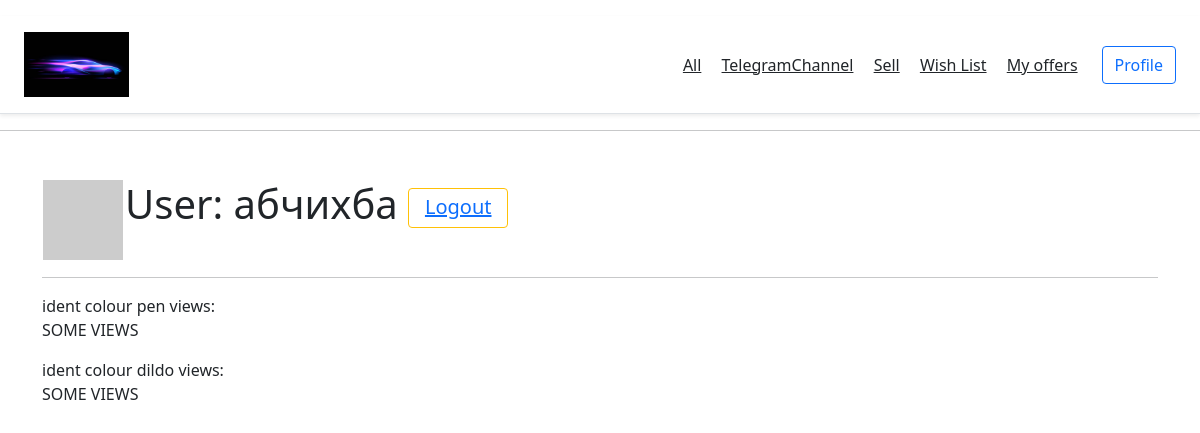
Screenshot of /user/абчихба (signed in) with the database file from the repository.
### app/models.py (models this page shows, shortened)
class User(UserMixin, db.Model):
    id = db.Column(db.Integer, primary_key=True)
    username = db.Column(db.String(64), index=True, unique=True)
    email = db.Column(db.String(120), index=True, unique=True)
    password_hash = db.Column(db.String(128))
    offers = db.relationship('Offer', backref='author', lazy='dynamic')
    def avatar(self, size):
        digest = md5(self.email.lower().encode('utf-8')).hexdigest()
        return 'https://www.gravatar.com/avatar/{}?d=identicon&s={}'.format(
            digest, size)

class Offer(db.Model):
    id = db.Column(db.Integer, primary_key=True)
    item_name = db.Column(db.String(140))
    price = db.Column(db.Integer, nullable=False)
    descr = db.Column(db.String(140))
    timestamp = db.Column(db.DateTime, index=True, default=datetime.utcnow)
    author_id = db.Column(db.Integer, db.ForeignKey('user.id'))

### app/routes.py (the view)
@app.route('/user/<username>')
@login_required
def user(username):
    user = User.query.filter_by(username=username).first_or_404()
    my_offers_list = []
    for offer in Offer.query.filter_by(author_id=current_user.id):
        my_offers_list.append(offer)  #(Offer.query.get(Offer.id))
    return render_template('user.html', user=user, my_offers=my_offers_list)

### app/models.py (called while the page is built)
@login.user_loader
def load_user(id):
    return User.query.get(int(id))

### app/templates/user.html
{% extends "base.html" %}
{% block body%}
<div class="container mt-5">
    <table>
        <tr valign="top">
            <td><img src="{{ user.avatar(128) }}"></td>
            <td><h1>User: {{ user.username }}
                <button type="button" class="btn btn-outline-warning" style="height:40px;width:100px">
                    <h5> <a href="{{ url_for('logout') }}">Logout</a> </h5>  </button> </h1> </td>
        </tr>
    </table>
    <hr>
    {% for offer in my_offers %}
    <p>
        <td>ident colour</td>
        <td>{{ offer.item_name }} views:<br> SOME VIEWS </td>
    </p>
    {% endfor %}
</div>
{% endblock %}

### rows the page displays
User: username "абчихба"
Offer: item_name "pen"
Offer: item_name "dildo"
